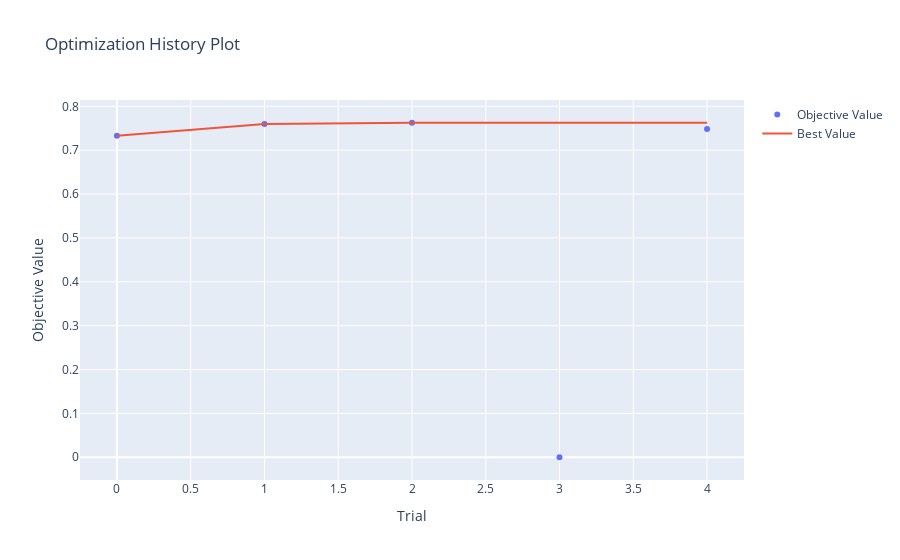
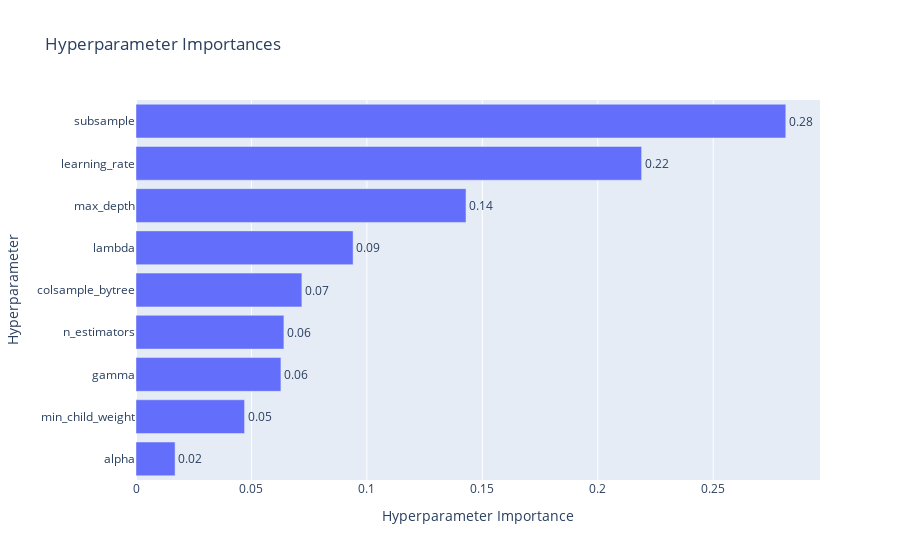
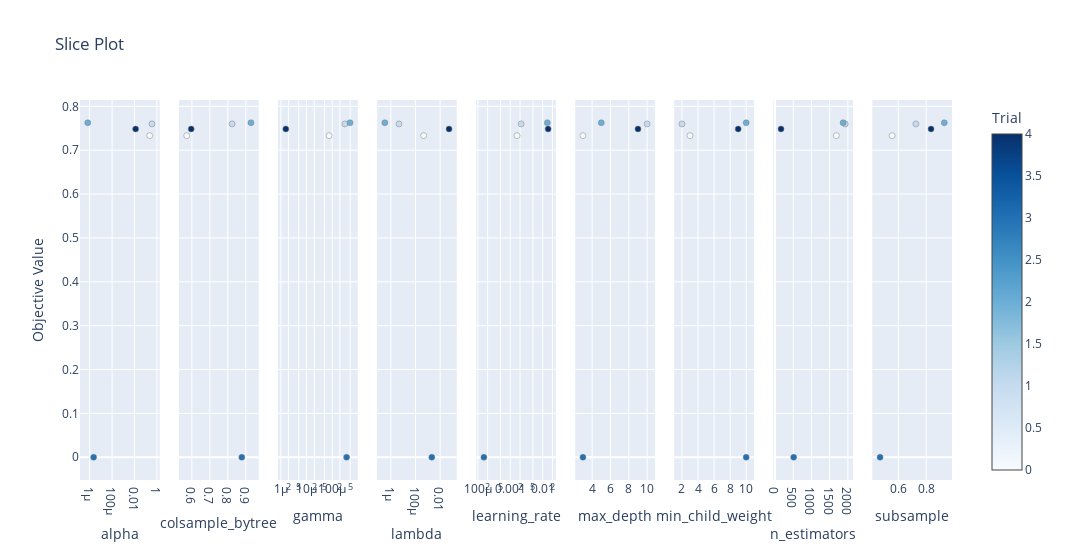
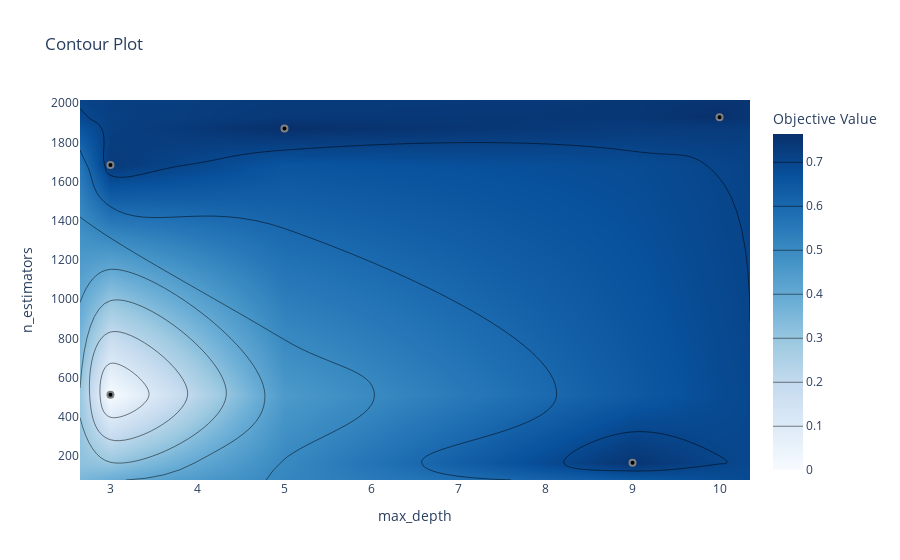

The notebook cell these images were saved under, in order:
### Code cell
import optuna
from optuna.visualization import (
    plot_optimization_history,
    plot_param_importances,
    plot_slice,
    plot_contour,
    plot_intermediate_values # Often useful when using pruning
)
import matplotlib.pyplot as plt # For showing plots if you're not in an interactive environment

# --- Assuming 'study_xgb' is your Optuna Study object after optimization ---
# (Make sure you've run study_xgb.optimize() before trying to plot)

print("Generating Optuna Visualization Plots...")

# 1. Plot Optimization History
# Shows how the objective value (F1-score in your case) changed over trials.
# You can see if the optimization is converging or if there's still potential for improvement.
fig_history = plot_optimization_history(study_xgb)
fig_history.show() # For interactive Plotly plot (e.g., in Jupyter notebooks)
# If running in a script and you want to save/show with Matplotlib:
# fig_history.write_image("optimization_history.png") # Requires kaleido: pip install kaleido
# plt.figure(figsize=(10, 6)) # Matplotlib alternative (less interactive)
# plt.title("Optimization History")
# plt.xlabel("Trial")
# plt.ylabel("F1-score")
# plt.plot([t.value for t in study_xgb.trials])
# plt.grid(True)
# plt.show()


# 2. Plot Parameter Importances
# Shows which hyperparameters were most influential in determining the objective value.
# This helps you understand which parameters had the biggest impact on your F1-score.
fig_importances = plot_param_importances(study_xgb)
fig_importances.show()
# fig_importances.write_image("parameter_importances.png") # Requires kaleido


# 3. Plot Slice
# Shows the relationship between a single hyperparameter and the objective value.
# Each dot represents a trial. Useful for seeing trends for individual parameters.
fig_slice = plot_slice(study_xgb)
fig_slice.show()
# fig_slice.write_image("slice_plot.png") # Requires kaleido


# 4. Plot Contour
# Shows the relationship between two hyperparameters and the objective value using a contour plot.
# This is useful for identifying interactions between two parameters.
# You need to specify which two parameters you want to visualize.
# For example, let's look at 'max_depth' and 'n_estimators'.
# Ensure the chosen parameters are floats or integers.
# 'max_features' is a float, others are ints, so they are compatible.
fig_contour = plot_contour(study_xgb, params=['max_depth', 'n_estimators'])
fig_contour.show()
# fig_contour.write_image("contour_plot_max_depth_n_estimators.png") # Requires kaleido

# You can plot other combinations as well:
# fig_contour_2 = plot_contour(study_xgb, params=['max_depth', 'max_features'])
# fig_contour_2.show()

# 5. Plot Intermediate Values (Useful when using pruning)
# If you implemented pruning, this plot can show you how trials were pruned.
# It plots the intermediate objective values reported by trial.report() for each trial.
# Trials that were pruned will stop abruptly.
try:
    fig_intermediate = plot_intermediate_values(study_xgb)
    fig_intermediate.show()
    # fig_intermediate.write_image("intermediate_values.png") # Requires kaleido
except Exception as e:
    print(f"Could not plot intermediate values, might not have enough data: {e}")


print("Plot generation complete. If running in a non-interactive environment, save the figures.")

### Figure 1 — Plotly figure (JSON) as saved in the notebook; plotly's stock layout.template omitted (floating-point values rounded to 4 significant figures)
{"data": [{"mode": "markers", "name": "Objective Value", "type": "scatter", "x": [0, 1, 2, 3, 4], "y": [0.7332, 0.76, 0.7626, 0, 0.7484]}, {"mode": "lines", "name": "Best Value", "type": "scatter", "x": [0, 1, 2, 3, 4], "y": [0.7332, 0.76, 0.7626, 0.7626, 0.7626]}, {"marker": {"color": "#cccccc"}, "mode": "markers", "name": "Infeasible Trial", "showlegend": false, "type": "scatter", "x": [], "y": []}], "layout": {"title": {"text": "Optimization History Plot"}, "xaxis": {"title": {"text": "Trial"}}, "yaxis": {"title": {"text": "Objective Value"}}}}

### Figure 2 — Plotly figure (JSON) as saved in the notebook; plotly's stock layout.template omitted (floating-point values rounded to 4 significant figures)
{"data": [{"cliponaxis": false, "hovertemplate": ["alpha (FloatDistribution): 0.016924336960793363<extra></extra>", "min_child_weight (IntDistribution): 0.047022117675697306<extra></extra>", "gamma (FloatDistribution): 0.06276905050578613<extra></extra>", "n_estimators (IntDistribution): 0.06406045185098083<extra></extra>", "colsample_bytree (FloatDistribution): 0.07184007803284512<extra></extra>", "lambda (FloatDistribution): 0.09403277057426046<extra></extra>", "max_depth (IntDistribution): 0.1429209787166269<extra></extra>", "learning_rate (FloatDistribution): 0.21899340204368375<extra></extra>", "subsample (FloatDistribution): 0.2814368136393258<extra></extra>"], "name": "Objective Value", "orientation": "h", "text": ["0.02", "0.05", "0.06", "0.06", "0.07", "0.09", "0.14", "0.22", "0.28"], "textposition": "outside", "type": "bar", "x": [0.01692, 0.04702, 0.06277, 0.06406, 0.07184, 0.09403, 0.1429, 0.219, 0.2814], "y": ["alpha", "min_child_weight", "gamma", "n_estimators", "colsample_bytree", "lambda", "max_depth", "learning_rate", "subsample"]}], "layout": {"title": {"text": "Hyperparameter Importances"}, "xaxis": {"title": {"text": "Hyperparameter Importance"}}, "yaxis": {"title": {"text": "Hyperparameter"}}}}

### Figure 3 — Plotly figure (JSON) as saved in the notebook; plotly's stock layout.template omitted (floating-point values rounded to 4 significant figures)
{"data": [{"marker": {"color": [0, 1, 2, 3, 4], "colorbar": {"title": {"text": "Trial"}, "x": 1, "xpad": 40}, "colorscale": [[0, "rgb(247,251,255)"], [0.125, "rgb(222,235,247)"], [0.25, "rgb(198,219,239)"], [0.375, "rgb(158,202,225)"], [0.5, "rgb(107,174,214)"], [0.625, "rgb(66,146,198)"], [0.75, "rgb(33,113,181)"], [0.875, "rgb(8,81,156)"], [1, "rgb(8,48,107)"]], "line": {"color": "Grey", "width": 0.5}, "showscale": true}, "mode": "markers", "name": "Feasible Trial", "showlegend": false, "type": "scatter", "x": [0.2272, 0.3574, 6.78e-07, 2.273e-06, 0.01257], "xaxis": "x", "y": [0.7332, 0.76, 0.7626, 0, 0.7484], "yaxis": "y"}, {"marker": {"color": [0, 1, 2, 3, 4], "colorbar": {"title": {"text": "Trial"}, "x": 1, "xpad": 40}, "colorscale": [[0, "rgb(247,251,255)"], [0.125, "rgb(222,235,247)"], [0.25, "rgb(198,219,239)"], [0.375, "rgb(158,202,225)"], [0.5, "rgb(107,174,214)"], [0.625, "rgb(66,146,198)"], [0.75, "rgb(33,113,181)"], [0.875, "rgb(8,81,156)"], [1, "rgb(8,48,107)"]], "line": {"color": "Grey", "width": 0.5}, "showscale": false}, "mode": "markers", "name": "Feasible Trial", "showlegend": false, "type": "scatter", "x": [0.5715, 0.8238, 0.9286, 0.8775, 0.5961], "xaxis": "x2", "y": [0.7332, 0.76, 0.7626, 0, 0.7484], "yaxis": "y2"}, {"marker": {"color": [0, 1, 2, 3, 4], "colorbar": {"title": {"text": "Trial"}, "x": 1, "xpad": 40}, "colorscale": [[0, "rgb(247,251,255)"], [0.125, "rgb(222,235,247)"], [0.25, "rgb(198,219,239)"], [0.375, "rgb(158,202,225)"], [0.5, "rgb(107,174,214)"], [0.625, "rgb(66,146,198)"], [0.75, "rgb(33,113,181)"], [0.875, "rgb(8,81,156)"], [1, "rgb(8,48,107)"]], "line": {"color": "Grey", "width": 0.5}, "showscale": false}, "mode": "markers", "name": "Feasible Trial", "showlegend": false, "type": "scatter", "x": [7.577e-05, 0.0003106, 0.0004946, 0.0003637, 1.561e-06], "xaxis": "x3", "y": [0.7332, 0.76, 0.7626, 0, 0.7484], "yaxis": "y3"}, {"marker": {"color": [0, 1, 2, 3, 4], "colorbar": {"title": {"text": "Trial"}, "x": 1, "xpad": 40}, "colorscale": [[0, "rgb(247,251,255)"], [0.125, "rgb(222,235,247)"], [0.25, "rgb(198,219,239)"], [0.375, "rgb(158,202,225)"], [0.5, "rgb(107,174,214)"], [0.625, "rgb(66,146,198)"], [0.75, "rgb(33,113,181)"], [0.875, "rgb(8,81,156)"], [1, "rgb(8,48,107)"]], "line": {"color": "Grey", "width": 0.5}, "showscale": false}, "mode": "markers", "name": "Feasible Trial", "showlegend": false, "type": "scatter", "x": [0.0004618, 4.565e-06, 3.243e-07, 0.002096, 0.05291], "xaxis": "x4", "y": [0.7332, 0.76, 0.7626, 0, 0.7484], "yaxis": "y4"}, {"marker": {"color": [0, 1, 2, 3, 4], "colorbar": {"title": {"text": "Trial"}, "x": 1, "xpad": 40}, "colorscale": [[0, "rgb(247,251,255)"], [0.125, "rgb(222,235,247)"], [0.25, "rgb(198,219,239)"], [0.375, "rgb(158,202,225)"], [0.5, "rgb(107,174,214)"], [0.625, "rgb(66,146,198)"], [0.75, "rgb(33,113,181)"], [0.875, "rgb(8,81,156)"], [1, "rgb(8,48,107)"]], "line": {"color": "Grey", "width": 0.5}, "showscale": false}, "mode": "markers", "name": "Feasible Trial", "showlegend": false, "type": "scatter", "x": [0.001615, 0.002163, 0.0139, 0.0001534, 0.01468], "xaxis": "x5", "y": [0.7332, 0.76, 0.7626, 0, 0.7484], "yaxis": "y5"}, {"marker": {"color": [0, 1, 2, 3, 4], "colorbar": {"title": {"text": "Trial"}, "x": 1, "xpad": 40}, "colorscale": [[0, "rgb(247,251,255)"], [0.125, "rgb(222,235,247)"], [0.25, "rgb(198,219,239)"], [0.375, "rgb(158,202,225)"], [0.5, "rgb(107,174,214)"], [0.625, "rgb(66,146,198)"], [0.75, "rgb(33,113,181)"], [0.875, "rgb(8,81,156)"], [1, "rgb(8,48,107)"]], "line": {"color": "Grey", "width": 0.5}, "showscale": false}, "mode": "markers", "name": "Feasible Trial", "showlegend": false, "type": "scatter", "x": [3, 10, 5, 3, 9], "xaxis": "x6", "y": [0.7332, 0.76, 0.7626, 0, 0.7484], "yaxis": "y6"}, {"marker": {"color": [0, 1, 2, 3, 4], "colorbar": {"title": {"text": "Trial"}, "x": 1, "xpad": 40}, "colorscale": [[0, "rgb(247,251,255)"], [0.125, "rgb(222,235,247)"], [0.25, "rgb(198,219,239)"], [0.375, "rgb(158,202,225)"], [0.5, "rgb(107,174,214)"], [0.625, "rgb(66,146,198)"], [0.75, "rgb(33,113,181)"], [0.875, "rgb(8,81,156)"], [1, "rgb(8,48,107)"]], "line": {"color": "Grey", "width": 0.5}, "showscale": false}, "mode": "markers", "name": "Feasible Trial", "showlegend": false, "type": "scatter", "x": [3, 2, 10, 10, 9], "xaxis": "x7", "y": [0.7332, 0.76, 0.7626, 0, 0.7484], "yaxis": "y7"}, {"marker": {"color": [0, 1, 2, 3, 4], "colorbar": {"title": {"text": "Trial"}, "x": 1, "xpad": 40}, "colorscale": [[0, "rgb(247,251,255)"], [0.125, "rgb(222,235,247)"], [0.25, "rgb(198,219,239)"], [0.375, "rgb(158,202,225)"], [0.5, "rgb(107,174,214)"], [0.625, "rgb(66,146,198)"], [0.75, "rgb(33,113,181)"], [0.875, "rgb(8,81,156)"], [1, "rgb(8,48,107)"]], "line": {"color": "Grey", "width": 0.5}, "showscale": false}, "mode": "markers", "name": "Feasible Trial", "showlegend": false, "type": "scatter", "x": [1685, 1928, 1871, 512, 165], "xaxis": "x8", "y": [0.7332, 0.76, 0.7626, 0, 0.7484], "yaxis": "y8"}, {"marker": {"color": [0, 1, 2, 3, 4], "colorbar": {"title": {"text": "Trial"}, "x": 1, "xpad": 40}, "colorscale": [[0, "rgb(247,251,255)"], [0.125, "rgb(222,235,247)"], [0.25, "rgb(198,219,239)"], [0.375, "rgb(158,202,225)"], [0.5, "rgb(107,174,214)"], [0.625, "rgb(66,146,198)"], [0.75, "rgb(33,113,181)"], [0.875, "rgb(8,81,156)"], [1, "rgb(8,48,107)"]], "line": {"color": "Grey", "width": 0.5}, "showscale": false}, "mode": "markers", "name": "Feasible Trial", "showlegend": false, "type": "scatter", "x": [0.5556, 0.7261, 0.9299, 0.4688, 0.8349], "xaxis": "x9", "y": [0.7332, 0.76, 0.7626, 0, 0.7484], "yaxis": "y9"}], "layout": {"title": {"text": "Slice Plot"}, "width": 2700, "xaxis": {"anchor": "y", "domain": [0, 0.09136], "title": {"text": "alpha"}, "type": "log"}, "xaxis2": {"anchor": "y2", "domain": [0.1136, 0.2049], "title": {"text": "colsample_bytree"}}, "xaxis3": {"anchor": "y3", "domain": [0.2272, 0.3185], "title": {"text": "gamma"}, "type": "log"}, "xaxis4": {"anchor": "y4", "domain": [0.3407, 0.4321], "title": {"text": "lambda"}, "type": "log"}, "xaxis5": {"anchor": "y5", "domain": [0.4543, 0.5457], "title": {"text": "learning_rate"}, "type": "log"}, "xaxis6": {"anchor": "y6", "domain": [0.5679, 0.6593], "title": {"text": "max_depth"}}, "xaxis7": {"anchor": "y7", "domain": [0.6815, 0.7728], "title": {"text": "min_child_weight"}}, "xaxis8": {"anchor": "y8", "domain": [0.7951, 0.8864], "title": {"text": "n_estimators"}}, "xaxis9": {"anchor": "y9", "domain": [0.9086, 1], "title": {"text": "subsample"}}, "yaxis": {"anchor": "x", "domain": [0, 1], "title": {"text": "Objective Value"}}, "yaxis2": {"anchor": "x2", "domain": [0, 1], "matches": "y", "showticklabels": false}, "yaxis3": {"anchor": "x3", "domain": [0, 1], "matches": "y", "showticklabels": false}, "yaxis4": {"anchor": "x4", "domain": [0, 1], "matches": "y", "showticklabels": false}, "yaxis5": {"anchor": "x5", "domain": [0, 1], "matches": "y", "showticklabels": false}, "yaxis6": {"anchor": "x6", "domain": [0, 1], "matches": "y", "showticklabels": false}, "yaxis7": {"anchor": "x7", "domain": [0, 1], "matches": "y", "showticklabels": false}, "yaxis8": {"anchor": "x8", "domain": [0, 1], "matches": "y", "showticklabels": false}, "yaxis9": {"anchor": "x9", "domain": [0, 1], "matches": "y", "showticklabels": false}}}

### Figure 4 — Plotly figure (JSON) as saved in the notebook; plotly's stock layout.template omitted (floating-point values rounded to 4 significant figures)
{"data": [{"colorbar": {"title": {"text": "Objective Value"}}, "colorscale": [[0, "rgb(247,251,255)"], [0.125, "rgb(222,235,247)"], [0.25, "rgb(198,219,239)"], [0.375, "rgb(158,202,225)"], [0.5, "rgb(107,174,214)"], [0.625, "rgb(66,146,198)"], [0.75, "rgb(33,113,181)"], [0.875, "rgb(8,81,156)"], [1, "rgb(8,48,107)"]], "connectgaps": true, "contours": {"coloring": "heatmap"}, "hoverinfo": "none", "line": {"smoothing": 1.3}, "reversescale": false, "type": "contour", "x": [2.65, 3, 5, 9, 10, 10.35], "y": [76.85, 165, 512, 1685, 1871, 1928, 2016.0], "z": [[NaN, NaN, NaN, NaN, NaN, NaN], [NaN, NaN, NaN, 0.7484, NaN, NaN], [NaN, 0.0, NaN, NaN, NaN, NaN], [NaN, 0.7332, NaN, NaN, NaN, NaN], [NaN, NaN, 0.7626, NaN, NaN, NaN], [NaN, NaN, NaN, NaN, 0.76, NaN], [NaN, NaN, NaN, NaN, NaN, NaN]]}, {"marker": {"color": "black", "line": {"color": "Gray", "width": 2}}, "mode": "markers", "name": "Feasible Trial", "showlegend": false, "type": "scatter", "x": [3, 10, 5, 3, 9], "y": [1685, 1928, 1871, 512, 165]}, {"marker": {"color": "#cccccc", "line": {"color": "Gray", "width": 2}}, "mode": "markers", "name": "Infeasible Trial", "showlegend": false, "type": "scatter", "x": [], "y": []}], "layout": {"title": {"text": "Contour Plot"}, "xaxis": {"range": [2.65, 10.35], "title": {"text": "max_depth"}}, "yaxis": {"range": [76.85, 2016.0], "title": {"text": "n_estimators"}}}}
